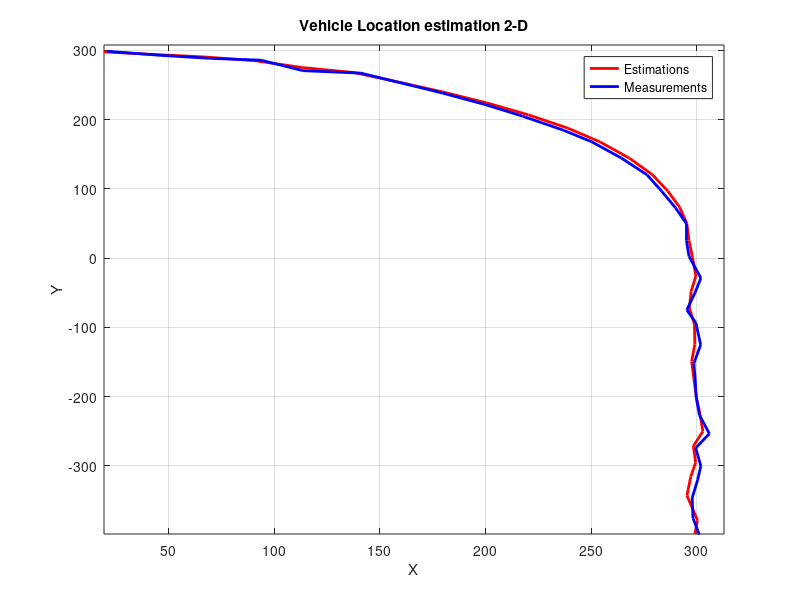

This figure's MATLAB source:
clear;clc;

%Author: Uğur ÜN
%Date  : 10 Oct 2024

meas_xy =  [301.5 298.23 297.83 300.42 301.94 299.5 305.98 301.25 299.73 299.2 298.62 301.84 299.6 295.3 299.3 301.95 296.3, 295.11 295.12 289.9 283.51 276.42 264.22 250.25 236.66 217.47, 199.75 179.7 160 140.92 113.53 93.68 69.71 45.93 20.87;
            -401.46 -375.44 -346.15 -320.2 -300.08 -274.12 -253.45 -226.4 -200.65 -171.62 -152.11 -125.19 -93.4 -74.79 -49.12 -28.73 2.99 25.65 49.86 72.87 96.34 120.4 144.69 168.06 184.99 205.11 221.82 238.3 253.02 267.19 270.71 285.86 288.48 292.9 298.77];

n_of_meas = length(meas_xy);
dt = 1;
acc_std = 0.2;
meas_std = 3;

k = zeros(6,2);
est = zeros(6,n_of_meas);

%Initilization
x_n = zeros(6,1);
p_n = eye(6)*500;

f = [1, dt, 0.5*dt^2, 0, 0 , 0       ;
     0, 1 , dt      , 0, 0 , 0       ;
     0, 0 , 1       , 0, 0 , 0       ;
     0, 0 , 0       , 1, dt, 0.5*dt^2;
     0, 0 , 0       , 0, 1 , dt      ;
     0, 0 , 0       , 0, 0 , 1        ];

q = [dt^4/4, dt^3/2, dt^2/2, 0     , 0     , 0
     dt^3/2, dt^2  , dt    , 0     , 0     , 0
     dt^2/2, dt    , 1     , 0     , 0     , 0
     0     , 0     , 0     , dt^4/4, dt^3/2, dt^2/2
     0     , 0     , 0     , dt^3/2, dt^2  , dt
     0     , 0     , 0     , dt^2/2, dt    , 1      ] * acc_std^2;

r = [meas_std^2, 0
     0          , meas_std^2];

h = [1, 0, 0, 0, 0, 0
     0, 0, 0, 1, 0, 0];

I = eye(6);

%initial prediction
x_n = f * x_n;
p_n = f * p_n * f' + q;

for i=1:35

    %update
    k = p_n * h' * inv(h * p_n * h' + r);
    est(:,i) = x_n + k * (meas_xy(:,i) - h * x_n);
    p_n = (I - k * h) * p_n * (I - k * h)' + k * r * k';

    %predict
    x_n = f * est(:,i);
    p_n = f * p_n * f' + q;
end

%PLOT
figure(1)
plot(est(1,:), est(4,:), 'r-','Linewidth',2);hold on;
plot(meas_xy(1,:), meas_xy(2,:), 'b-','Linewidth',2)
title('Vehicle Location estimation 2-D')
legend('Estimations', 'Measurements')
xlabel('X')
ylabel('Y')
xlim([min(est(1,:)) max(est(1,:)) + 10])
ylim([min(est(4,:)) max(est(4,:)) + 10])
grid on

